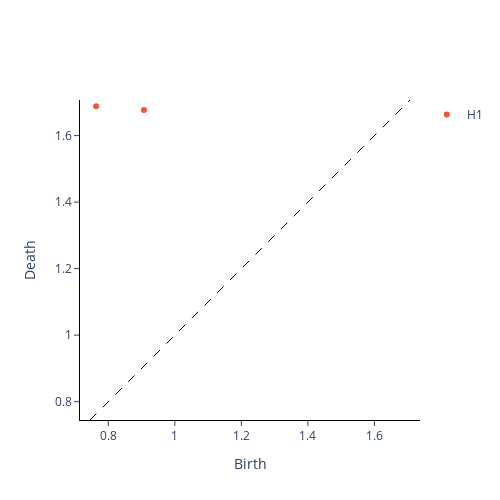

The code cell stored with this chart in its notebook:
### Code cell
plot_diagram(torus_pd_with_coll_filt)

### Figure 1 — Plotly figure (JSON) as saved in the notebook; plotly's stock layout.template omitted (floating-point values rounded to 4 significant figures)
{"data": [{"hoverinfo": "none", "line": {"color": "black", "dash": "dash", "width": 1}, "mode": "lines", "showlegend": false, "type": "scatter", "x": [0.745, 1.707], "y": [0.745, 1.707]}, {"hoverinfo": "text", "hovertext": ["(0.9071964025497437, 1.6766228675842285)", "(0.7634708881378174, 1.6884533166885376)"], "mode": "markers", "name": "H1", "type": "scatter", "x": [0.9072, 0.7635], "y": [1.677, 1.688]}], "layout": {"height": 500, "plot_bgcolor": "white", "width": 500, "xaxis": {"autorange": false, "exponentformat": "e", "linecolor": "black", "linewidth": 1, "mirror": false, "range": [0.745, 1.707], "showexponent": "all", "showline": true, "side": "bottom", "ticks": "outside", "title": {"text": "Birth"}, "type": "linear", "zeroline": true}, "yaxis": {"autorange": false, "exponentformat": "e", "linecolor": "black", "linewidth": 1, "mirror": false, "range": [0.745, 1.707], "scaleanchor": "x", "scaleratio": 1, "showexponent": "all", "showline": true, "side": "left", "ticks": "outside", "title": {"text": "Death"}, "type": "linear", "zeroline": true}}}
